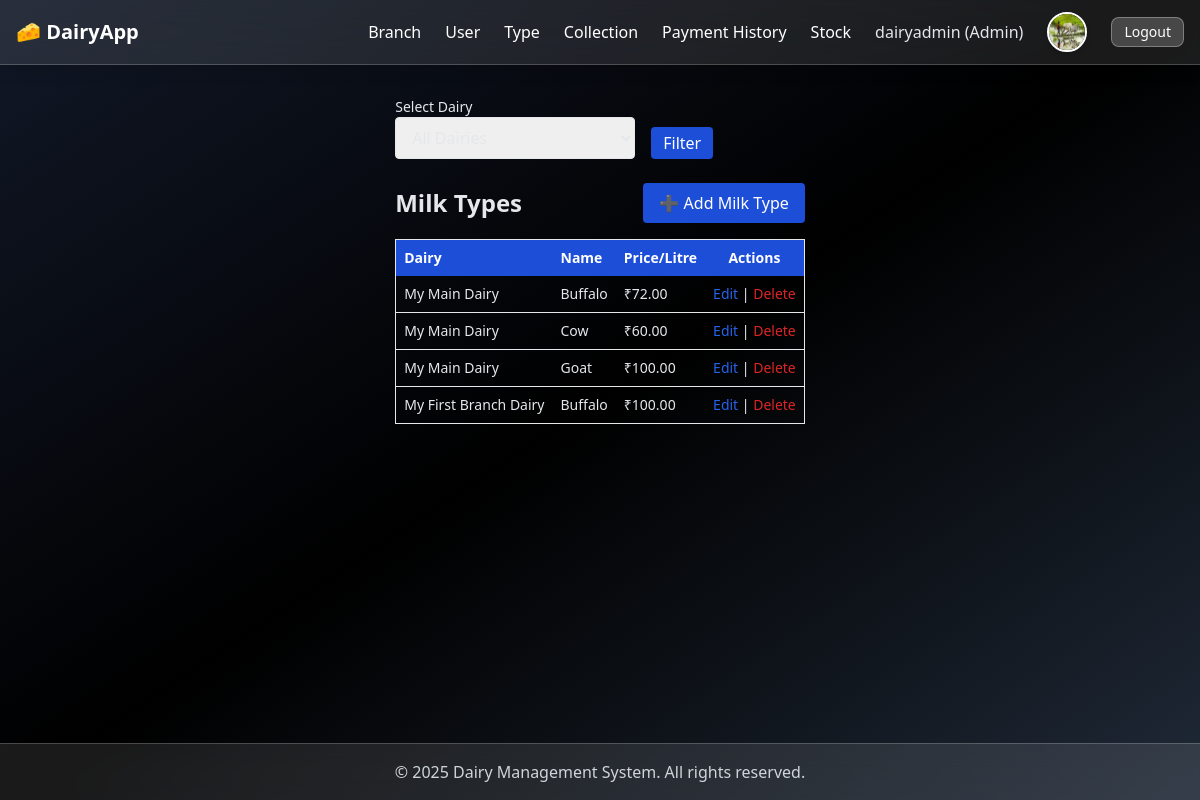
The page /milk-type/ (signed in) on the database its author committed.
### mainapp/models.py (models this page shows, shortened)
class User(AbstractUser):
    Role = (
        ('SuperAdmin','SuperAdmin'),
        ('Admin','Admin'),
        ('Customer','Customer'),
        ('Manager','Manager'),
    )
    mobile = models.CharField(max_length=12)
    address = models.CharField(max_length=1000,null =True,blank=True)
    role = models.CharField(max_length=12,choices=Role,default='Admin')
    is_active = models.BooleanField(default=True)
    profile_image = models.ImageField(upload_to='profile_images/', null=True, blank=True)
    created_at = models.DateTimeField(auto_now_add=True)

class MilkType(models.Model):
    dairy = models.ForeignKey(Dairy, on_delete=models.CASCADE)
    name = models.CharField(max_length=50)
    price_per_litre = models.DecimalField(max_digits=6, decimal_places=2)

class Dairy(models.Model):
    TYPE = (
        ('Main','Main'),
        ('Branch','Branch'),
    )
    main_dairy = models.ForeignKey(MainDairy, on_delete=models.CASCADE,related_name='main_dairy',null=True,blank=True)
    user = models.OneToOneField(User, on_delete=models.CASCADE,related_name='dairy')  #Admin or Manager
    role = models.CharField(max_length=12,choices=TYPE,default='Main')
    name = models.CharField(max_length=255)
    is_main = models.BooleanField(default=False)
    created_at = models.DateTimeField(auto_now_add=True)

### mainapp/views.py (the view)
# urls.py: path('milk-type/', views.milk_type_list, name='milk_type_list'),
@login_required
def milk_type_list(request):
    if request.user.role not in ['Admin', 'Manager']:
        messages.error(request, "Unauthorized access.")
        return redirect('home')
    if request.user.role == 'Admin':
        selected_dairy_id = request.GET.get('dairy_id')
        dairy = request.user.dairy if hasattr(request.user, 'dairy') else request.user.dairy_profile.dairy
        main_dairy = dairy.main_dairy
        dairies = Dairy.objects.filter(main_dairy=main_dairy)
        milk_types = MilkType.objects.filter(dairy__in=dairies)
        if selected_dairy_id:
            milk_types = MilkType.objects.filter(dairy__in=selected_dairy_id)
    else:
        dairy = request.user.dairy if hasattr(request.user, 'dairy') else request.user.dairy_profile.dairy
        milk_types = MilkType.objects.filter(dairy=dairy)
        dairies = None
        selected_dairy_id = None
    return render(request, 'mainapp/milk_type_list.html', {'milk_types': milk_types,'dairies': dairies,'selected_dairy_id': selected_dairy_id})

### dairy/mainapp/templates/mainapp/milk_type_list.html (shortened to what this page needs)
{% extends 'base.html' %}
{% block content %}
<form method="get" class="flex flex-wrap gap-4 mb-6">
    {% if user.role == "Admin" %}
            <div>
                <label class="block text-sm font-medium">Select Dairy</label>
                <select name="dairy_id" class="border px-3 py-2 rounded w-60">
                    <option value="">All Dairies</option>
                </select>
            </div>
        {% endif %}
    <div class="flex items-end">
        <button type="submit" class="bg-blue-700 text-white px-3 py-1 rounded hover:bg-blue-800">
            Filter
        </button>
    </div>
</form>
<div class="flex justify-between items-center mb-4">
    <h2 class="text-2xl font-bold">Milk Types</h2>
    <a href="{% url 'add_milk_type' %}" class="bg-blue-700 text-white px-4 py-2 rounded hover:bg-blue-800">➕ Add Milk Type</a>
</div>
<table class="w-full border text-sm shadow-sm">
    <thead class="bg-blue-700 text-white">
        <tr>
            <th class="p-2 text-left">Dairy</th>
            <th class="p-2 text-left">Name</th>
            <th class="p-2 text-left">Price/Litre</th>
            <th class="p-2 text-center">Actions</th>
        </tr>
    </thead>
    <tbody>
        {% for milk in milk_types %}
        <tr class="border-b hover:bg-gray-50">
            <td class="p-2">{{ milk.dairy.name }}</td>
            <td class="p-2">{{ milk.name }}</td>
            <td class="p-2">₹{{ milk.price_per_litre }}</td>
            <td class="p-2 text-center">
                <a href="{% url 'edit_milk_type' milk.pk %}" class="text-blue-600 hover:underline">Edit</a> |
                <a href="{% url 'delete_milk_type' milk.pk %}" class="text-red-600 hover:underline"
                   onclick="return confirm('Are you sure you want to delete this milk type?')">Delete</a>
            </td>
        </tr>
        {% empty %}
        <tr><td colspan="3" class="p-4 text-center">No milk types found.</td></tr>
        {% endfor %}
    </tbody>
</table>
{% endblock %}

### templates/base.html (shortened to what this page needs)
<!DOCTYPE html>
<html lang="en">
<head>
    <script src="https://cdn.tailwindcss.com"></script>
</head>
<body class="bg-gradient-to-br from-gray-900 via-black to-gray-800 text-gray-200 flex flex-col min-h-screen">
<nav class="bg-white/10 backdrop-blur-xl border-b border-white/20 shadow-lg">
    <div class="max-w-7xl mx-auto px-4">
        <div class="flex justify-between items-center h-16">
            <a href="{% url 'home' %}" class="text-white text-xl font-semibold flex items-center gap-2">
                🧀 DairyApp
            </a>
            <div class="hidden md:flex items-center gap-6">
                {% if request.user.is_authenticated %}
                    {% if request.user.role in 'AdminManager' %}
                        <a href="{% url 'branch_dairy_list' %}" class="nav-link">Branch</a>
                        <a href="{% url 'user_list' %}" class="nav-link">User</a>
                        <a href="{% url 'milk_type_list' %}" class="nav-link">Type</a>
                        <a href="{% url 'milk_collection_list' %}" class="nav-link">Collection</a>
                        <a href="{% url 'payment_history' %}" class="nav-link">Payment History</a>
                        <a href="{% url 'milk_stock' %}" class="nav-link">Stock</a>
                    {% elif request.user.role in 'Customer' %}
                        <a href="{% url 'milk_collection_list' %}" class="nav-link">Collection</a>
                        <a href="{% url 'payment_history' %}" class="nav-link">Payment History</a>
                    {% elif request.user.role in 'SuperAdmin' %}
                        <a href="{% url 'branch_dairy_list' %}" class="nav-link">Branch</a>
                        <a href="{% url 'subscription_plan_list' %}" class="nav-link">Plan</a>
                    {% endif %}
                    <span class="text-gray-200">{{ request.user.first_name }} ({{ request.user.role }})</span>
                    <a href="{% url 'update_profile' %}" class="inline-block">
                        {% if request.user.profile_image %}
                            <img src="{{ request.user.profile_image.url }}" alt="Profile"
                                class="w-10 h-10 rounded-full border-2 border-white shadow-md hover:opacity-80">
                        {% else %}
                            <div class="w-10 h-10 rounded-full bg-white text-blue-700 flex items-center justify-center font-bold">
                                {{ request.user.username|first|upper }}
                            </div>
                        {% endif %}
                    </a>
                    <a href="{% url 'logout' %}" class="bg-white/20 border border-white/30 text-white px-3 py-1 rounded-lg hover:bg-white/30 text-sm">Logout</a>
                {% else %}
                    <a href="{% url 'subscription_plan_list' %}" class="btn-outline">Plan</a>
                    <a href="{% url 'login' %}" class="btn-outline">Login</a>
                    <a href="{% url 'signup' %}" class="btn-outline">Signup</a>
                {% endif %}
            </div>
        </div>
    </div>
</nav>
<main class="max-w-6xl mx-auto mt-8 px-4 flex-grow">
    {% block content %}{% endblock %}
</main>
<footer class="bg-white/10 backdrop-blur-md border-t border-white/20 text-gray-300 text-center p-4 mt-12">
    &copy; 2025 Dairy Management System. All rights reserved.
</footer>
</body>
</html>

### templates/base.html (style rules this page uses)
.nav-link { color: white; text-decoration: none; }

### rows shown on the page
User: user.first_name "dairyadmin", user.role "Admin", user.profile_image (picture)
MilkType: dairy.name "My Main Dairy", name "Buffalo", price_per_litre "72.00"
MilkType: dairy.name "My Main Dairy", name "Cow", price_per_litre "60.00"
MilkType: dairy.name "My Main Dairy", name "Goat", price_per_litre "100.00"
MilkType: dairy.name "My First Branch Dairy", name "Buffalo", price_per_litre "100.00"
